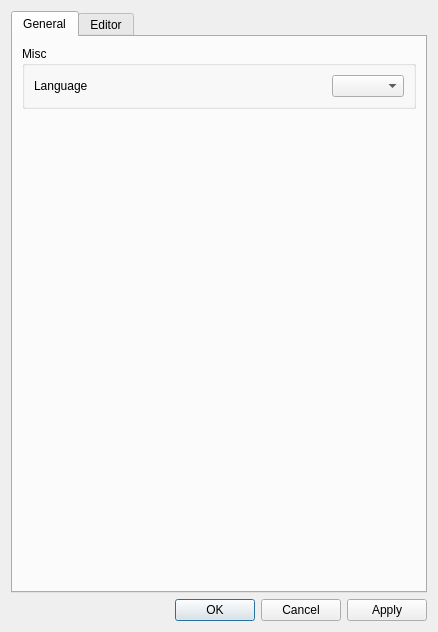
<?xml version="1.0" encoding="UTF-8"?>
<ui version="4.0">
 <class>ConfigDialog</class>
 <widget class="QDialog" name="ConfigDialog">
  <property name="geometry">
   <rect>
    <x>0</x>
    <y>0</y>
    <width>438</width>
    <height>632</height>
   </rect>
  </property>
  <property name="sizePolicy">
   <sizepolicy hsizetype="Preferred" vsizetype="Preferred">
    <horstretch>0</horstretch>
    <verstretch>0</verstretch>
   </sizepolicy>
  </property>
  <property name="windowTitle">
   <string>Preferences</string>
  </property>
  <layout class="QVBoxLayout" name="verticalLayout">
   <item>
    <widget class="QTabWidget" name="tbwConfig">
     <property name="tabShape">
      <enum>QTabWidget::Rounded</enum>
     </property>
     <property name="currentIndex">
      <number>0</number>
     </property>
     <widget class="QWidget" name="tabGeneral">
      <attribute name="title">
       <string>General</string>
      </attribute>
      <layout class="QVBoxLayout" name="verticalLayout_6">
       <item>
        <widget class="QGroupBox" name="groupBox_1_1">
         <property name="title">
          <string>Misc</string>
         </property>
         <layout class="QVBoxLayout" name="verticalLayout_2">
          <item>
           <layout class="QHBoxLayout" name="horizontalLayout">
            <item>
             <widget class="QLabel" name="label_1_2">
              <property name="text">
               <string>Language</string>
              </property>
             </widget>
            </item>
            <item>
             <spacer name="horizontalSpacer_1_2">
              <property name="orientation">
               <enum>Qt::Horizontal</enum>
              </property>
              <property name="sizeHint" stdset="0">
               <size>
                <width>241</width>
                <height>20</height>
               </size>
              </property>
             </spacer>
            </item>
            <item>
             <widget class="QComboBox" name="cmbLanguage">
              <property name="sizePolicy">
               <sizepolicy hsizetype="Preferred" vsizetype="Fixed">
                <horstretch>0</horstretch>
                <verstretch>0</verstretch>
               </sizepolicy>
              </property>
             </widget>
            </item>
           </layout>
          </item>
         </layout>
        </widget>
       </item>
       <item>
        <spacer name="verticalSpacer_2">
         <property name="orientation">
          <enum>Qt::Vertical</enum>
         </property>
         <property name="sizeHint" stdset="0">
          <size>
           <width>20</width>
           <height>515</height>
          </size>
         </property>
        </spacer>
       </item>
      </layout>
     </widget>
     <widget class="QWidget" name="tabEditor">
      <attribute name="title">
       <string>Editor</string>
      </attribute>
      <layout class="QVBoxLayout" name="verticalLayout_4">
       <item>
        <widget class="QGroupBox" name="groupBox_2_1">
         <property name="title">
          <string>Font</string>
         </property>
         <layout class="QVBoxLayout" name="verticalLayout_3">
          <item>
           <layout class="QHBoxLayout" name="horizontalLayout_3">
            <item>
             <widget class="QLabel" name="label_2_1">
              <property name="text">
               <string>Family:</string>
              </property>
              <property name="buddy">
               <cstring>cmbFont</cstring>
              </property>
             </widget>
            </item>
            <item>
             <spacer name="horizontalSpacer_2_1">
              <property name="orientation">
               <enum>Qt::Horizontal</enum>
              </property>
              <property name="sizeHint" stdset="0">
               <size>
                <width>40</width>
                <height>20</height>
               </size>
              </property>
             </spacer>
            </item>
            <item>
             <widget class="QFontComboBox" name="cmbFont">
              <property name="sizePolicy">
               <sizepolicy hsizetype="Preferred" vsizetype="Fixed">
                <horstretch>0</horstretch>
                <verstretch>0</verstretch>
               </sizepolicy>
              </property>
              <property name="minimumSize">
               <size>
                <width>140</width>
                <height>0</height>
               </size>
              </property>
              <property name="maximumSize">
               <size>
                <width>140</width>
                <height>16777215</height>
               </size>
              </property>
              <property name="font">
               <font>
                <kerning>false</kerning>
               </font>
              </property>
              <property name="acceptDrops">
               <bool>false</bool>
              </property>
              <property name="editable">
               <bool>false</bool>
              </property>
              <property name="iconSize">
               <size>
                <width>8</width>
                <height>8</height>
               </size>
              </property>
              <property name="frame">
               <bool>true</bool>
              </property>
              <property name="fontFilters">
               <set>QFontComboBox::MonospacedFonts|QFontComboBox::ProportionalFonts|QFontComboBox::ScalableFonts</set>
              </property>
              <property name="currentFont">
               <font>
                <family>Courier New</family>
                <kerning>false</kerning>
               </font>
              </property>
             </widget>
            </item>
           </layout>
          </item>
          <item>
           <layout class="QHBoxLayout" name="horizontalLayout_4">
            <item>
             <widget class="QLabel" name="label_2_2">
              <property name="text">
               <string>Size:</string>
              </property>
              <property name="buddy">
               <cstring>spnFontSize</cstring>
              </property>
             </widget>
            </item>
            <item>
             <spacer name="horizontalSpacer_2_2">
              <property name="orientation">
               <enum>Qt::Horizontal</enum>
              </property>
              <property name="sizeHint" stdset="0">
               <size>
                <width>40</width>
                <height>20</height>
               </size>
              </property>
             </spacer>
            </item>
            <item>
             <widget class="QSpinBox" name="spnFontSize">
              <property name="sizePolicy">
               <sizepolicy hsizetype="Preferred" vsizetype="Fixed">
                <horstretch>0</horstretch>
                <verstretch>0</verstretch>
               </sizepolicy>
              </property>
              <property name="maximumSize">
               <size>
                <width>100</width>
                <height>16777215</height>
               </size>
              </property>
              <property name="suffix">
               <string> pt</string>
              </property>
              <property name="minimum">
               <number>8</number>
              </property>
              <property name="maximum">
               <number>32</number>
              </property>
              <property name="value">
               <number>8</number>
              </property>
             </widget>
            </item>
           </layout>
          </item>
         </layout>
        </widget>
       </item>
       <item>
        <widget class="QGroupBox" name="groupBox_2_2">
         <property name="title">
          <string>Tabs and Indentation</string>
         </property>
         <layout class="QVBoxLayout" name="verticalLayout_7">
          <item>
           <layout class="QGridLayout" name="gridLayout_2_1">
            <item row="2" column="0">
             <widget class="QCheckBox" name="chbAutoIndent">
              <property name="sizePolicy">
               <sizepolicy hsizetype="Preferred" vsizetype="Fixed">
                <horstretch>0</horstretch>
                <verstretch>0</verstretch>
               </sizepolicy>
              </property>
              <property name="toolTip">
               <string/>
              </property>
              <property name="text">
               <string>Auto-indentation</string>
              </property>
             </widget>
            </item>
            <item row="2" column="1">
             <layout class="QHBoxLayout" name="horizontalLayout_2_4">
              <item>
               <widget class="QLabel" name="label_2_4">
                <property name="text">
                 <string>Tab size:</string>
                </property>
                <property name="buddy">
                 <cstring>spnTabSize</cstring>
                </property>
               </widget>
              </item>
              <item>
               <spacer name="horizontalSpacer_2_4">
                <property name="orientation">
                 <enum>Qt::Horizontal</enum>
                </property>
                <property name="sizeHint" stdset="0">
                 <size>
                  <width>40</width>
                  <height>20</height>
                 </size>
                </property>
               </spacer>
              </item>
              <item>
               <widget class="QSpinBox" name="spnTabSize">
                <property name="sizePolicy">
                 <sizepolicy hsizetype="Preferred" vsizetype="Fixed">
                  <horstretch>0</horstretch>
                  <verstretch>0</verstretch>
                 </sizepolicy>
                </property>
                <property name="maximumSize">
                 <size>
                  <width>100</width>
                  <height>16777215</height>
                 </size>
                </property>
                <property name="toolTip">
                 <string/>
                </property>
                <property name="suffix">
                 <string> ch</string>
                </property>
                <property name="minimum">
                 <number>1</number>
                </property>
                <property name="maximum">
                 <number>30</number>
                </property>
               </widget>
              </item>
             </layout>
            </item>
            <item row="0" column="0">
             <widget class="QCheckBox" name="chbTabIndents">
              <property name="sizePolicy">
               <sizepolicy hsizetype="Preferred" vsizetype="Fixed">
                <horstretch>0</horstretch>
                <verstretch>0</verstretch>
               </sizepolicy>
              </property>
              <property name="toolTip">
               <string/>
              </property>
              <property name="text">
               <string>Indents via tabs</string>
              </property>
             </widget>
            </item>
            <item row="0" column="1">
             <layout class="QHBoxLayout" name="horizontalLayout_2_3">
              <item>
               <widget class="QLabel" name="label_2_3">
                <property name="text">
                 <string>Indent size:</string>
                </property>
                <property name="buddy">
                 <cstring>spnIndentSize</cstring>
                </property>
               </widget>
              </item>
              <item>
               <spacer name="horizontalSpacer_2_3">
                <property name="orientation">
                 <enum>Qt::Horizontal</enum>
                </property>
                <property name="sizeHint" stdset="0">
                 <size>
                  <width>40</width>
                  <height>20</height>
                 </size>
                </property>
               </spacer>
              </item>
              <item>
               <widget class="QSpinBox" name="spnIndentSize">
                <property name="sizePolicy">
                 <sizepolicy hsizetype="Preferred" vsizetype="Fixed">
                  <horstretch>0</horstretch>
                  <verstretch>0</verstretch>
                 </sizepolicy>
                </property>
                <property name="maximumSize">
                 <size>
                  <width>100</width>
                  <height>16777215</height>
                 </size>
                </property>
                <property name="font">
                 <font>
                  <family>MS Shell Dlg 2</family>
                 </font>
                </property>
                <property name="toolTip">
                 <string/>
                </property>
                <property name="wrapping">
                 <bool>false</bool>
                </property>
                <property name="suffix">
                 <string> ch</string>
                </property>
                <property name="minimum">
                 <number>1</number>
                </property>
                <property name="maximum">
                 <number>30</number>
                </property>
               </widget>
              </item>
             </layout>
            </item>
            <item row="3" column="0">
             <widget class="QCheckBox" name="chbBackUnindent">
              <property name="sizePolicy">
               <sizepolicy hsizetype="Preferred" vsizetype="Fixed">
                <horstretch>0</horstretch>
                <verstretch>0</verstretch>
               </sizepolicy>
              </property>
              <property name="toolTip">
               <string/>
              </property>
              <property name="text">
               <string>Backspace unindentation</string>
              </property>
             </widget>
            </item>
            <item row="3" column="1">
             <widget class="QCheckBox" name="chbSpaceTabs">
              <property name="sizePolicy">
               <sizepolicy hsizetype="Preferred" vsizetype="Fixed">
                <horstretch>0</horstretch>
                <verstretch>0</verstretch>
               </sizepolicy>
              </property>
              <property name="toolTip">
               <string/>
              </property>
              <property name="text">
               <string>Use spaces instead of tabs</string>
              </property>
             </widget>
            </item>
           </layout>
          </item>
         </layout>
        </widget>
       </item>
       <item>
        <widget class="QGroupBox" name="groupBox_2_3">
         <property name="font">
          <font>
           <stylestrategy>NoAntialias</stylestrategy>
          </font>
         </property>
         <property name="title">
          <string>Misc</string>
         </property>
         <layout class="QVBoxLayout" name="verticalLayout_8">
          <item>
           <widget class="QCheckBox" name="chbWhitespaces">
            <property name="sizePolicy">
             <sizepolicy hsizetype="Preferred" vsizetype="Fixed">
              <horstretch>0</horstretch>
              <verstretch>0</verstretch>
             </sizepolicy>
            </property>
            <property name="toolTip">
             <string/>
            </property>
            <property name="text">
             <string>Show spaces and tabs</string>
            </property>
           </widget>
          </item>
          <item>
           <layout class="QHBoxLayout" name="horizontalLayout_2">
            <item>
             <widget class="QLabel" name="label_2_5">
              <property name="text">
               <string>Vertical edge columns</string>
              </property>
             </widget>
            </item>
            <item>
             <spacer name="horizontalSpacer_2">
              <property name="orientation">
               <enum>Qt::Horizontal</enum>
              </property>
              <property name="sizeHint" stdset="0">
               <size>
                <width>40</width>
                <height>20</height>
               </size>
              </property>
             </spacer>
            </item>
            <item>
             <widget class="QSpinBox" name="spnVerticalEdge">
              <property name="suffix">
               <string> ch</string>
              </property>
              <property name="maximum">
               <number>200</number>
              </property>
             </widget>
            </item>
           </layout>
          </item>
         </layout>
        </widget>
       </item>
       <item>
        <widget class="QGroupBox" name="groupBox_2_4">
         <property name="title">
          <string>Color Scheme</string>
         </property>
         <layout class="QHBoxLayout" name="horizontalLayout_5">
          <item>
           <widget class="QListWidget" name="lstScheme">
            <property name="sizePolicy">
             <sizepolicy hsizetype="Preferred" vsizetype="Preferred">
              <horstretch>0</horstretch>
              <verstretch>0</verstretch>
             </sizepolicy>
            </property>
            <property name="showDropIndicator" stdset="0">
             <bool>false</bool>
            </property>
            <property name="selectionBehavior">
             <enum>QAbstractItemView::SelectRows</enum>
            </property>
           </widget>
          </item>
          <item>
           <layout class="QVBoxLayout" name="verticalLayout_5">
            <item>
             <layout class="QGridLayout" name="gridLayout_2_2">
              <item row="1" column="0">
               <widget class="QLabel" name="label_2_7">
                <property name="sizePolicy">
                 <sizepolicy hsizetype="Preferred" vsizetype="Fixed">
                  <horstretch>0</horstretch>
                  <verstretch>0</verstretch>
                 </sizepolicy>
                </property>
                <property name="text">
                 <string>Background:</string>
                </property>
                <property name="buddy">
                 <cstring>tlbBackground</cstring>
                </property>
               </widget>
              </item>
              <item row="2" column="0">
               <widget class="QCheckBox" name="chbBold">
                <property name="sizePolicy">
                 <sizepolicy hsizetype="Preferred" vsizetype="Fixed">
                  <horstretch>0</horstretch>
                  <verstretch>0</verstretch>
                 </sizepolicy>
                </property>
                <property name="text">
                 <string>Bold</string>
                </property>
               </widget>
              </item>
              <item row="1" column="1">
               <widget class="QToolButton" name="tlbBackground">
                <property name="sizePolicy">
                 <sizepolicy hsizetype="Preferred" vsizetype="Fixed">
                  <horstretch>0</horstretch>
                  <verstretch>0</verstretch>
                 </sizepolicy>
                </property>
                <property name="text">
                 <string/>
                </property>
               </widget>
              </item>
              <item row="0" column="0">
               <widget class="QLabel" name="label_2_6">
                <property name="sizePolicy">
                 <sizepolicy hsizetype="Preferred" vsizetype="Fixed">
                  <horstretch>0</horstretch>
                  <verstretch>0</verstretch>
                 </sizepolicy>
                </property>
                <property name="text">
                 <string>Foreground:</string>
                </property>
                <property name="buddy">
                 <cstring>tlbForeground</cstring>
                </property>
               </widget>
              </item>
              <item row="0" column="1">
               <widget class="QToolButton" name="tlbForeground">
                <property name="sizePolicy">
                 <sizepolicy hsizetype="Preferred" vsizetype="Fixed">
                  <horstretch>0</horstretch>
                  <verstretch>0</verstretch>
                 </sizepolicy>
                </property>
                <property name="text">
                 <string/>
                </property>
               </widget>
              </item>
              <item row="3" column="0">
               <widget class="QCheckBox" name="chbItalic">
                <property name="enabled">
                 <bool>true</bool>
                </property>
                <property name="sizePolicy">
                 <sizepolicy hsizetype="Preferred" vsizetype="Fixed">
                  <horstretch>0</horstretch>
                  <verstretch>0</verstretch>
                 </sizepolicy>
                </property>
                <property name="text">
                 <string>Italic</string>
                </property>
               </widget>
              </item>
             </layout>
            </item>
            <item>
             <spacer name="verticalSpacer_3">
              <property name="orientation">
               <enum>Qt::Vertical</enum>
              </property>
              <property name="sizeHint" stdset="0">
               <size>
                <width>20</width>
                <height>40</height>
               </size>
              </property>
             </spacer>
            </item>
           </layout>
          </item>
         </layout>
        </widget>
       </item>
       <item>
        <spacer name="verticalSpacer">
         <property name="orientation">
          <enum>Qt::Vertical</enum>
         </property>
         <property name="sizeHint" stdset="0">
          <size>
           <width>20</width>
           <height>40</height>
          </size>
         </property>
        </spacer>
       </item>
      </layout>
     </widget>
    </widget>
   </item>
   <item>
    <widget class="QDialogButtonBox" name="btnBox">
     <property name="sizePolicy">
      <sizepolicy hsizetype="Expanding" vsizetype="Preferred">
       <horstretch>0</horstretch>
       <verstretch>0</verstretch>
      </sizepolicy>
     </property>
     <property name="orientation">
      <enum>Qt::Horizontal</enum>
     </property>
     <property name="standardButtons">
      <set>QDialogButtonBox::Apply|QDialogButtonBox::Cancel|QDialogButtonBox::Ok</set>
     </property>
    </widget>
   </item>
  </layout>
 </widget>
 <tabstops>
  <tabstop>tbwConfig</tabstop>
  <tabstop>cmbLanguage</tabstop>
  <tabstop>cmbFont</tabstop>
  <tabstop>spnFontSize</tabstop>
  <tabstop>chbTabIndents</tabstop>
  <tabstop>chbAutoIndent</tabstop>
  <tabstop>chbBackUnindent</tabstop>
  <tabstop>spnIndentSize</tabstop>
  <tabstop>spnTabSize</tabstop>
  <tabstop>chbSpaceTabs</tabstop>
  <tabstop>chbWhitespaces</tabstop>
  <tabstop>lstScheme</tabstop>
  <tabstop>tlbForeground</tabstop>
  <tabstop>tlbBackground</tabstop>
  <tabstop>chbBold</tabstop>
  <tabstop>chbItalic</tabstop>
  <tabstop>btnBox</tabstop>
 </tabstops>
 <resources/>
 <connections>
  <connection>
   <sender>btnBox</sender>
   <signal>accepted()</signal>
   <receiver>ConfigDialog</receiver>
   <slot>accept()</slot>
   <hints>
    <hint type="sourcelabel">
     <x>88</x>
     <y>485</y>
    </hint>
    <hint type="destinationlabel">
     <x>157</x>
     <y>274</y>
    </hint>
   </hints>
  </connection>
  <connection>
   <sender>btnBox</sender>
   <signal>rejected()</signal>
   <receiver>ConfigDialog</receiver>
   <slot>reject()</slot>
   <hints>
    <hint type="sourcelabel">
     <x>156</x>
     <y>485</y>
    </hint>
    <hint type="destinationlabel">
     <x>286</x>
     <y>274</y>
    </hint>
   </hints>
  </connection>
 </connections>
 <designerdata>
  <property name="gridDeltaX">
   <number>5</number>
  </property>
  <property name="gridDeltaY">
   <number>5</number>
  </property>
  <property name="gridSnapX">
   <bool>true</bool>
  </property>
  <property name="gridSnapY">
   <bool>true</bool>
  </property>
  <property name="gridVisible">
   <bool>true</bool>
  </property>
 </designerdata>
</ui>
